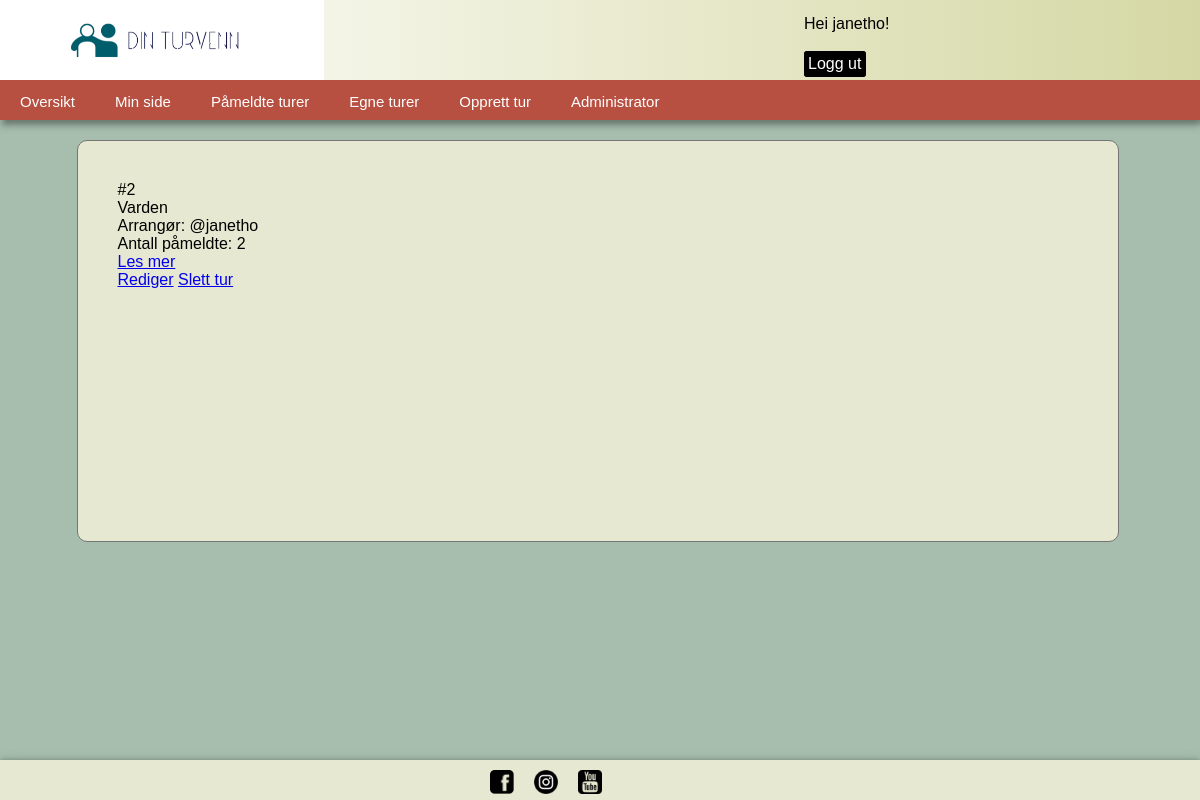
Screenshot of /overview/ (signed in) with the database file from the repository.
### base/models.py (models this page shows, shortened)
class Hike(models.Model):
    title = models.CharField(max_length=30, null=False)
    host = models.ForeignKey(
        User, on_delete=models.CASCADE, related_name="hosting")
    description = models.TextField(null=False)
    scheduled = models.DateTimeField(default=None, blank=True, null=True)
    meetup = models.CharField(max_length=50, null=False)
    participants = models.ManyToManyField(User, related_name="participants")

### base/views.py (the view)
# urls.py: path('overview/', views.overview, name="overview"),
@login_required(login_url='login')
def overview(request):
    hikes = Hike.objects.all()
    participants = Hike.participants
    context = {'hikes': hikes, 'participants': participants}
    return render(request, 'base/overview.html', context)

### base/templates/base/overview.html
{% extends 'main.html' %}
{% block content %}
        <div class="overview-content">
            {% for hike in hikes%}
                {% if request.user == hike.host %}
                <div>
                    <p class="hikeid">#{{hike.id}}</p>
                    <p class="">{{hike.title}}</p>
                    <p>Arrangør: @{{hike.host}}</p>
                    <p>Antall påmeldte: {{hike.participants.count}}</p>
                    <a href="{% url 'hike' hike.id%}"><p>Les mer</p></a>
                    <a href="{% url 'updatehike' hike.id %}">Rediger</a>
                    <a href="{% url 'deletehike' hike.id %}">Slett tur</a>
                </div>
                {% endif %}
            {% endfor %}
        </div>
{% endblock %}

### templates/main.html (shortened to what this page needs)
<!DOCTYPE html>
{% load static %}
<html>
  <head>
    <link
      rel="stylesheet"
      type="text/css"
      media="screen"
      href="{% static 'css/main.css' %}"
    />
  </head>
  <body>
    <header>
      <div class="headergrid headergrid1">
        <a href="/">
          <img src="{% static 'img/logo1.png' %}" id="logoimg" />
        </a>
      </div>
      <div class="headergrid headergrid3">
        {% if user.is_authenticated %}
        <p>Hei {{user.username}}!</p>
        <a class=" " href="{% url 'logout'%}">Logg ut</a>
        {% else %}
        <div class="notloggedin">
          <p>Du er ikke innlogget</p>
          <a href="{% url 'login'%}">Logg inn</a>
          <a href="{% url 'register'%}">Registrer ny bruker</a>
        </div>
        {% endif %}
      </div>
    </header>
    <nav>{% include "navbar.html" %}</nav>
    <main>{% block content %} {% endblock %}</main>
    <footer class="footer">
      <a href="https://www.facebook.com/">
        <img src="{% static 'img/facebook_icon.png' %}" class="icon" />
      </a>
      <a href="https://www.instagram.com/">
        <img src="{% static 'img/insta_icon.png' %}" class="icon" />
      </a>
      <a href="https://www.youtube.com/">
        <img src="{% static 'img/youtube_icon.png' %}" class="icon" />
      </a>
    </footer>
  </body>
</html>

### static/css/main.css (style rules this page uses)
* { font-family: Arial, Helvetica, sans-serif; margin: 0px; padding: 0px; height: 100%; top: 0; }
body { margin: 0; }
header { background-image: linear-gradient(to right, rgb(255, 255, 255), #d5d8a4); width: 100%; top: 0%; height: 10%; z-index: 1; display: flex; }
.headergrid { height: 100%; }
.headergrid3 { padding-left: 40%; }
.headergrid3 p { height: 50%; margin-top: 5px; padding-top: 10px; }
.headergrid3 a { margin-right: 10px; padding: 3px 4px 4px 3px; text-decoration: none; border: 1px solid black; border-radius: 3px; background-color: black; color: white; }
#logoimg { object-fit: fill; }
nav { background-color: #333333; height: 5%; position: relative; box-shadow: 4px 4px 4px 0 rgba(0, 0, 0, 0.2), 0px 7px 7px 0 rgba(0, 0, 0, 0.19); color: white; }
main { background-color: #a7beae; padding: 0px; height: 80%; overflow: hidden; }
.main-display, .overview-content, .enrolled-content { max-height: 100%; display: flex; flex-direction: column; align-items: center; justify-content: flex-start; overflow: scroll; overflow-x: auto; }
.main-display div, .overview-content div, .enrolled-content div { margin: 20px 15px 15px 10px; padding: 40px; height: 50%; width: 80%; border: solid 1px rgb(117, 117, 117); transition: box-shadow 0.4s ease-in-out; border-radius: 10px; background-color: #e7e8d1; }
.main-display div p, .overview-content div p, .enrolled-content div p { height: min-content; }
footer { box-shadow: 0 0px 4px 0 rgba(0, 0, 0, 0.2), 0 0px 10px 0 rgba(0, 0, 0, 0.19); height: 5%; background-color: #e7e8d1; display: flex; flex-direction: row; align-content: center; overflow: hidden; padding-left: 40%; padding-right: 40%; }
.icon { object-fit: contain; margin: 10px; max-height: 60%; }

### rows the page displays
Hike: id "2", title "Varden", host "janetho", participants.count "2"

### other values shown
{{ user.username }} "janetho"
